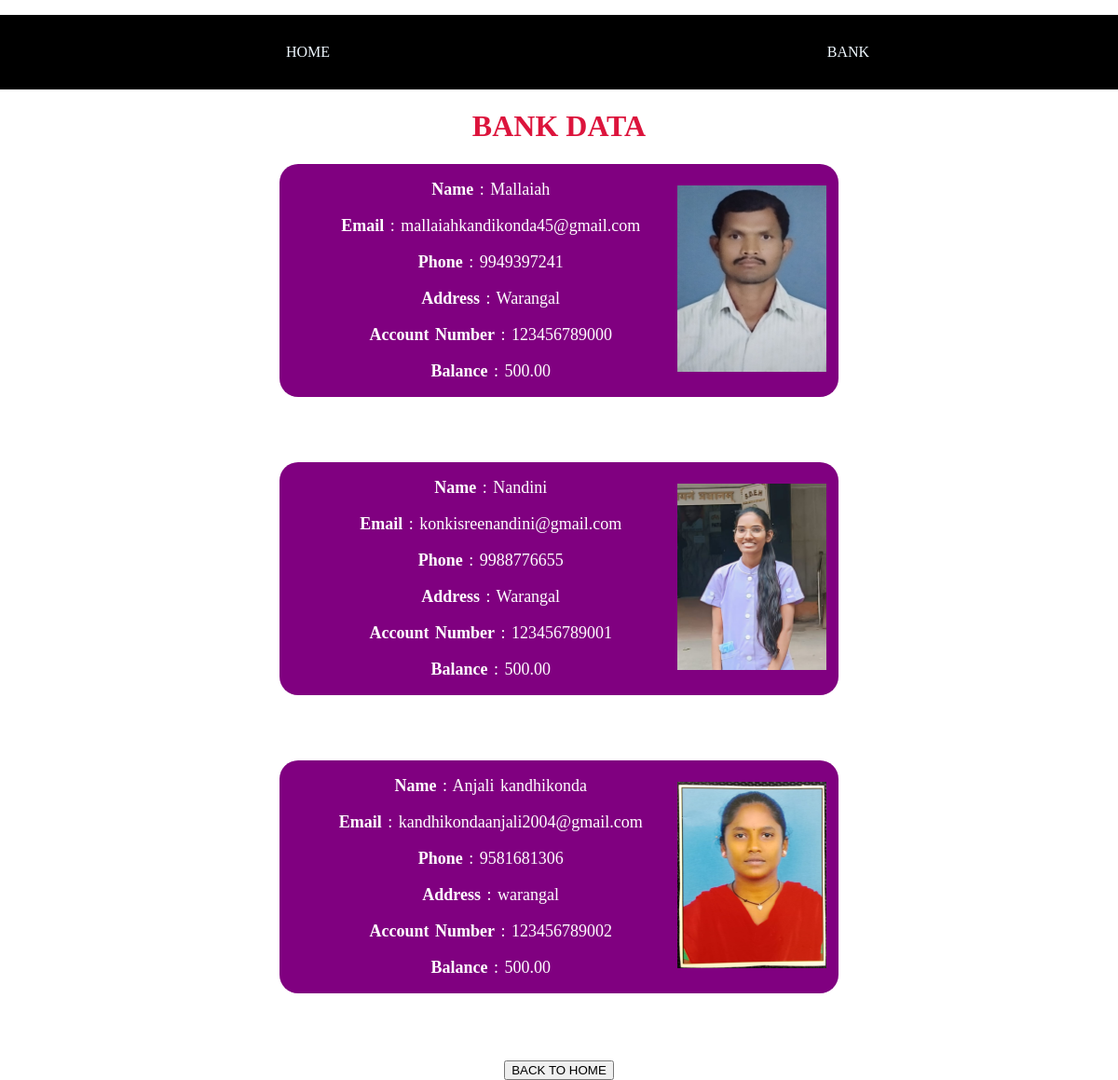
/details, run on the app's committed database.
### app/models.py (models this page shows, shortened)
class Bank(models.Model):
    name = models.CharField(max_length=32)
    email = models.EmailField()
    phone = models.IntegerField()
    address = models.TextField()
    image = models.ImageField(upload_to='profile')
    Balance=models.DecimalField(max_digits=10,decimal_places=2,default=500.00)
    Pin_No=models.CharField(max_length=4,null=True,blank=True)
    bank_number = models.IntegerField(unique=True)

### app/views.py (the view)
# urls.py: path('details',views.details,name='details')
def details(request):
    data=Bank.objects.all()
    if request.method=='POST':
        search=request.POST.get('search')
        print('search')
        data=Bank.objects.filter(Q(Name__icontains=search)|Q(Mobile_no__icontains=search))
    context={
        'data':data
    }
    return render(request,'bankdetails.html',context)

### app/templates/bankdetails.html (shortened to what this page needs)
<!DOCTYPE html>
<html lang="en">
<head>
</head>
<body>
     {% include 'nav.html' %}
     <center>
        <h1 style="color: crimson;">BANK DATA</h1>
        {% for i in data %}
       <div>
         <ol>
            <li id="li1">
                <p> <b>Name</b> : {{i.name}}</p>
          <p><b>Email</b> : {{i.email}}</p>
          <p><b>Phone</b> : {{i.phone}}</p>
         <p><b>Address</b> : {{i.address}}</p>
         <p><b>Account Number</b> : {{i.bank_number}}</p>
         <p><b>Balance</b> : {{i.Balance}}</p>
            </li>
            <li id="li2">
               <img src="{{ i.image.url }}" alt="Image">
            </li>
         </ol>
       </div>
       <br><br><br>
        {% endfor %}
        <br>
        <a href="{% url 'home' %}"><button type="submit">BACK TO HOME</button></a>
     </center>
</body>
</html>

### templates/nav.html (shortened to what this page needs)
<!DOCTYPE html>
<html lang="en">
<head>
</head>
<body>
    <nav>
        <ol>
            <li><a href="{% url 'home' %}">HOME</a></li>
           <li> <a href="{% url 'details' %}">BANK</a></li>
        </ol>
    </nav>
</body>
</html>

### app/templates/bankdetails.html (style rules this page uses)
body { padding: 0%; margin: 0%; }
div { height: 250px; width: 600px; background-color: purple; color: white; border-radius: 20px; }
div ol { display: flex; list-style: none; }
div ol #li1 { width: 400px; font-size: 18px; word-spacing: 2px; }
div ol #li2 { width: 200px; }
img { height: 200px; width: 160px; }

### templates/nav.html (style rules this page uses)
nav { padding: 0px; margin: 0px; background-color:black; height: 10vh; text-align:center; align-items: center; }
ol { height: inherit; list-style-type: none; display: flex; justify-content: space-around; align-items: center; }
li a { color: aliceblue; text-decoration: none; }

### data on the page
Bank: name "Mallaiah", email "mallaiahkandikonda45@gmail.com", phone "9949397241", address "Warangal", bank_number "123456789000", Balance "500.00", image (picture)
Bank: name "Nandini", email "konkisreenandini@gmail.com", phone "9988776655", address "Warangal", bank_number "123456789001", Balance "500.00", image (picture)
Bank: name "Anjali kandhikonda", email "kandhikondaanjali2004@gmail.com", phone "9581681306", address "warangal", bank_number "123456789002", Balance "500.00", image (picture)
